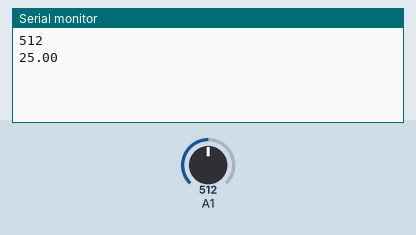
Bench run of a sketch on a simulated Arduino Uno, built with avr-gcc and run on an emulated ATmega328P. Shown: the last lines printed to the serial monitor. Inputs (shaded band) come from the test bench; at power-on: A1 = 512.

Above: at 1.2 s.
1.3 s: A1 set to 716
At 2.6 s:
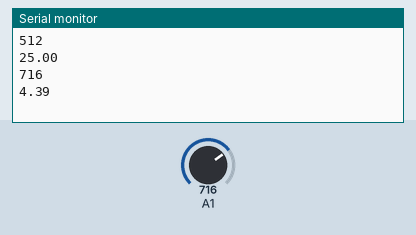
2.8 s: A1 set to 900
At 4.7 s:
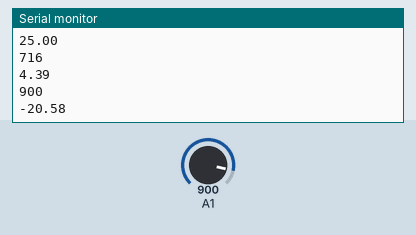
Timing chart, 0 to 6.2 s (numbered marks = the images above; inputs shaded):
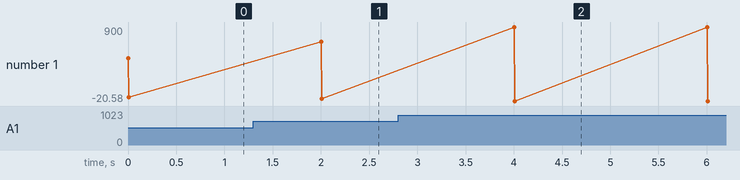

The sketch:

NTC_MF52AT_10K.ino
```cpp
float addr[151][2] = {
    {-40,190.5562},
    {-39,183.4132},
    {-38,175.6740},
    {-37,167.6467},
    {-36,159.5647},
    {-35,151.5975},
    {-34,143.8624},
    {-33,136.4361},
    {-32,129.3641},
    {-31,122.6678},
    {-30,116.3519},
    {-29,110.4098},
    {-28,104.8272},
    {-27,99.5847},
    {-26,94.6608},
    {-25,90.0326},
    {-24,85.6778},
    {-23,81.5747},
    {-22,77.7031},
    {-21,74.0442},
    {-20,70.5811},
    {-19,67.2987},
    {-18,64.1834},
    {-17,61.2233},
    {-16,58.4080},
    {-15,55.7284},
    {-14,53.1766},
    {-13,50.7456},
    {-12,48.4294},
    {-11,46.2224},
    {-10,44.1201},
    {-9,42.1180},
    {-8,40.2121},
    {-7,38.3988},
    {-6,36.6746},
    {-5,35.0362},
    {-4,33.4802},
    {-3,32.0035},
    {-2,30.6028},
    {-1,29.2750},
    {0,28.0170},
    {1,26.8255},
    {2,25.6972},
    {3,24.6290},
    {4,23.6176},
    {5,22.6597},
    {6,21.7522},
    {7,20.8916},
    {8,20.0749},
    {9,19.2988},
    {10,18.5600},
    {11,18.4818},
    {12,18.1489},
    {13,17.6316},
    {14,16.9917},
    {15,16.2797},
    {16,15.5350},
    {17,14.7867},
    {18,14.0551},
    {19,13.3536},
    {20,12.6900},
    {21,12.0684},
    {22,11.4900},
    {23,10.9539},
    {24,10.4582},
    {25,10.0000},
    {26,9.5762},
    {27,9.1835},
    {28,8.8186},
    {29,8.4784},
    {30,8.1600},
    {31,7.8608},
    {32,7.5785},
    {33,7.3109},
    {34,7.0564},
    {35,6.8133},
    {36,6.5806},
    {37,6.3570},
    {38,6.1418},
    {39,5.9343},
    {40,5.7340},
    {41,5.5405},
    {42,5.3534},
    {43,5.1725},
    {44,4.9976},
    {45,4.8286},
    {46,4.6652},
    {47,4.5073},
    {48,4.3548},
    {49,4.2075},
    {50,4.0650},
    {51,3.9271},
    {52,3.7936},
    {53,3.6639},
    {54,3.5377},
    {55,3.4146},
    {56,3.2939},
    {57,3.1752},
    {58,3.0579},
    {59,3.9414},
    {60,2.8250},
    {61,2.7762},
    {62,2.7179},
    {63,2.6523},
    {64,2.5817},
    {65,2.5076},
    {66,2.4319},
    {67,2.3557},
    {68,2.2803},
    {69,2.2065},
    {70,2.1350},
    {71,2.0661},
    {72,2.0004},
    {73,1.9378},
    {74,1.8785},
    {75,1.8225},
    {76,1.7696},
    {77,1.7197},
    {78,1.6727},
    {79,1.6282},
    {80,1.5860},
    {81,1.5458},
    {82,1.5075},
    {83,1.4707},
    {84,1.4352},
    {85,1.4006},
    {86,1.3669},
    {87,1.3337},
    {88,1.3009},
    {89,1.2684},
    {90,1.2360},
    {91,1.2037},
    {92,1.1714},
    {93,1.1390},
    {94,1.1067},
    {95,1.0744},
    {96,1.0422},
    {97,1.0104},
    {98,0.9789},
    {99,0.9481},
    {100,0.9480},
    {101,0.8889},
    {102,0.8610},
    {103,0.8346},
    {104,0.8099},
    {105,0.7870},
    {106,0.7665},
    {107,0.7485},
    {108,0.7334},
    {109,0.7214},
    {110,0.7130}


};

void setup() {
   Serial.begin(9600);
   pinMode(A1,INPUT) ;
}

void loop() {
  Serial.println(analogRead(A1));
  Serial.println(getTemp(analogRead(A1)));
  delay(2000);
}

float getR(float V)
{
  float result;
  result=-10*V/(V-1024);
  return result;
}

float getTemp(float V)
{
  float R;
  R=getR(V);
  int i=0;
  while (addr[i][1] >R)
  {
    i++;
  }
 float result;
   result=(R-addr[i][1])*(addr[i-1][0]-addr[i][0])/(addr[i-1][1]-addr[i][1])+addr[i][0];
  return result;
}
```

Measured:
- after the input at 1.3 s, the serial monitor: prints a new line after 0.70 s (image 1)
- after the input at 2.8 s, the serial monitor: prints a new line after 1.2 s (image 2)
- plotted number 1: 25 → 4.39 after the input at 1.3 s, 4.39 → -20.58 after the input at 2.8 s
